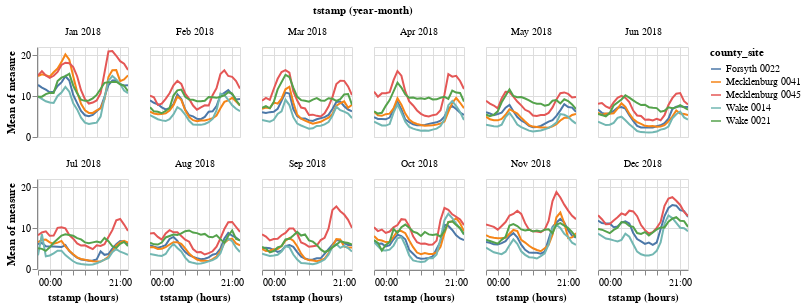

Notebook code cell kept with this figure:
### Code cell
alt.Chart(
    df.with_columns(
        county_site = pl.concat_str([pl.col('county'), pl.col('site')], separator=' ')
    )
).mark_line(clip=True).encode(
    x='hours(tstamp):T',
    y='mean(measure):Q',
    color='county_site:N',
    detail='county_site:N',
    tooltip='site:N'
).properties(
    width=90,
    height=90
).facet(
    facet='yearmonth(tstamp):T',
    columns=6
)

### Figure 1 — Vega specification as saved in the notebook (floating-point values rounded to 4 significant figures; data arrays with more than 128 entries replaced by an {"elided": "..."} marker saying what was removed)
{"$schema": "https://vega.github.io/schema/vega/v5.json", "data": [{"name": "source_0", "values": {"elided": "1389 records"}, "transform": [{"type": "formula", "expr": "toDate(datum['yearmonth_tstamp'])", "as": "yearmonth_tstamp"}, {"type": "formula", "expr": "toDate(datum['hours_tstamp'])", "as": "hours_tstamp"}]}, {"name": "facet_domain", "values": [{"yearmonth_tstamp": "2018-01-01T00:00:00.000", "count": 118}, {"yearmonth_tstamp": "2018-02-01T00:00:00.000", "count": 119}, {"yearmonth_tstamp": "2018-03-01T00:00:00.000", "count": 117}, {"yearmonth_tstamp": "2018-04-01T00:00:00.000", "count": 117}, {"yearmonth_tstamp": "2018-05-01T00:00:00.000", "count": 117}, {"yearmonth_tstamp": "2018-06-01T00:00:00.000", "count": 118}, {"yearmonth_tstamp": "2018-07-01T00:00:00.000", "count": 119}, {"yearmonth_tstamp": "2018-08-01T00:00:00.000", "count": 118}, {"yearmonth_tstamp": "2018-09-01T00:00:00.000", "count": 118}, {"yearmonth_tstamp": "2018-10-01T00:00:00.000", "count": 118}, {"yearmonth_tstamp": "2018-11-01T00:00:00.000", "count": 117}, {"yearmonth_tstamp": "2018-12-01T00:00:00.000", "count": 93}], "transform": [{"type": "formula", "expr": "toDate(datum['yearmonth_tstamp'])", "as": "yearmonth_tstamp"}]}, {"name": "facet_domain_row", "values": [{"data": 0.0}, {"data": 1.0}]}, {"name": "facet_domain_column", "transform": [{"type": "sequence", "start": 0.0, "stop": {"signal": "min(length(data(\"facet_domain\")), 6)"}}]}, {"name": "source_0_y_domain_mean_measure", "values": [{"min": 1.017, "max": 21.01}]}, {"name": "source_0_color_domain_county_site", "values": [{"county_site": "Forsyth 0022"}, {"county_site": "Mecklenburg 0041"}, {"county_site": "Mecklenburg 0045"}, {"county_site": "Wake 0014"}, {"county_site": "Wake 0021"}]}], "signals": [{"name": "child_width", "value": 90}, {"name": "child_height", "value": 90}], "marks": [{"type": "group", "name": "facet-title", "title": {"text": "tstamp (year-month)", "offset": 10, "style": "guide-title"}, "role": "column-title"}, {"type": "group", "name": "row_header", "from": {"data": "facet_domain_row"}, "encode": {"update": {"height": {"signal": "child_height"}}}, "axes": [{"scale": "y", "orient": "left", "title": "Mean of measure", "labelOverlap": true, "zindex": 0, "grid": false, "tickCount": {"signal": "ceil(child_height/40)"}}], "role": "row-header"}, {"type": "group", "name": "column_footer", "from": {"data": "facet_domain_column"}, "encode": {"update": {"width": {"signal": "child_width"}}}, "axes": [{"scale": "x", "grid": false, "labelOverlap": true, "labelFlush": true, "title": "tstamp (hours)", "format": {"signal": "timeUnitSpecifier([\"hours\"], {\"year-month\":\"%b %Y \",\"year-month-date\":\"%b %d, %Y \"})"}, "tickMinStep": {"signal": "datetime(2001, 0, 1, 1, 0, 0, 0) - datetime(2001, 0, 1, 0, 0, 0, 0)"}, "zindex": 0, "orient": "bottom"}], "role": "column-footer"}, {"type": "group", "name": "cell", "from": {"facet": {"data": "source_0", "name": "facet", "groupby": ["yearmonth_tstamp"]}}, "sort": {"field": ["datum[\"yearmonth_tstamp\"]"], "order": ["ascending"]}, "encode": {"update": {"width": {"signal": "child_width"}, "height": {"signal": "child_height"}}}, "marks": [{"type": "group", "name": "child_pathgroup", "from": {"facet": {"data": "facet", "name": "faceted_path_child_main", "groupby": ["county_site", "county_site"]}}, "encode": {"update": {"width": {"field": {"signal": null, "datum": null, "group": "width", "parent": null}}, "height": {"field": {"signal": null, "datum": null, "group": "height", "parent": null}}}}, "marks": [{"type": "line", "name": "child_marks", "from": {"data": "faceted_path_child_main"}, "sort": {"field": "x"}, "encode": {"update": {"x": {"field": "hours_tstamp", "scale": "x"}, "y": {"field": "mean_measure", "scale": "y"}, "defined": {"signal": "isValid(datum[\"hours_tstamp\"]) && isFinite(+datum[\"hours_tstamp\"]) && isValid(datum[\"mean_measure\"]) && isFinite(+datum[\"mean_measure\"])"}, "tooltip": {"signal": "isValid(datum[\"site\"]) ? datum[\"site\"] : \"\"+datum[\"site\"]"}, "stroke": {"field": "county_site", "scale": "color"}}}, "clip": true, "style": ["line"]}]}], "axes": [{"scale": "x", "maxExtent": 0, "zindex": 0, "aria": false, "domain": false, "gridScale": "y", "grid": true, "tickMinStep": {"signal": "datetime(2001, 0, 1, 1, 0, 0, 0) - datetime(2001, 0, 1, 0, 0, 0, 0)"}, "labels": false, "minExtent": 0, "ticks": false, "orient": "bottom"}, {"scale": "y", "grid": true, "ticks": false, "domain": false, "gridScale": "x", "minExtent": 0, "orient": "left", "tickCount": {"signal": "ceil(child_height/40)"}, "labels": false, "maxExtent": 0, "zindex": 0, "aria": false}], "title": {"text": {"signal": "timeFormat(parent[\"yearmonth_tstamp\"], timeUnitSpecifier([\"year\",\"month\"], {\"year-month\":\"%b %Y \",\"year-month-date\":\"%b %d, %Y \"}))"}, "offset": 10, "style": "guide-label", "frame": "group"}, "style": "cell"}], "scales": [{"name": "x", "type": "time", "domain": {"data": "source_0", "field": "hours_tstamp"}, "range": [0, {"signal": "child_width"}]}, {"name": "y", "type": "linear", "domain": [{"signal": "(data(\"source_0_y_domain_mean_measure\")[0] || {}).min"}, {"signal": "(data(\"source_0_y_domain_mean_measure\")[0] || {}).max"}], "range": [{"signal": "child_height"}, 0], "nice": true, "zero": true}, {"name": "color", "type": "ordinal", "domain": {"data": "source_0_color_domain_county_site", "field": "county_site", "sort": true}, "range": "category"}], "legends": [{"stroke": "color", "symbolType": "stroke", "title": "county_site"}], "padding": 5, "background": "white", "layout": {"padding": 20, "bounds": "full", "align": "all", "columns": 6}}
